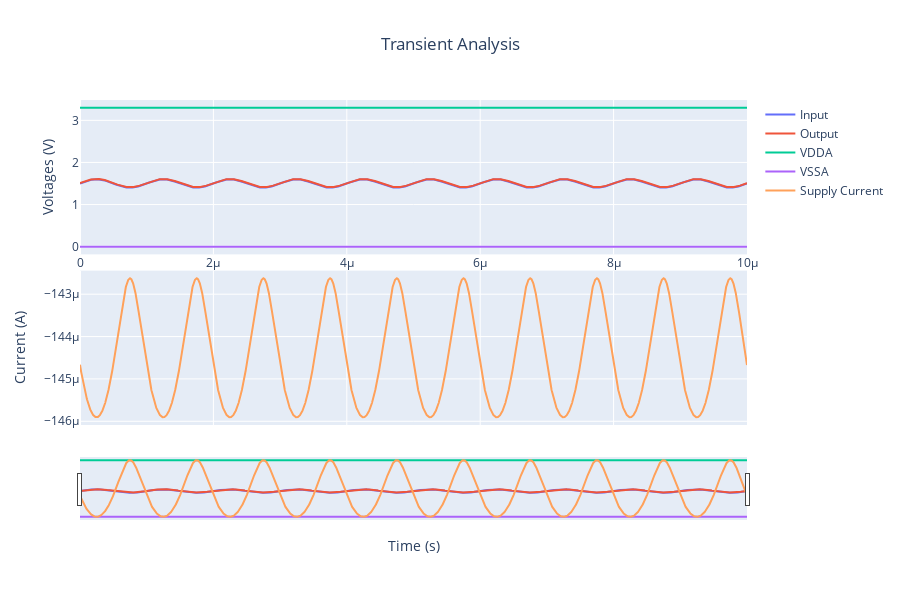

Here is the notebook cell this chart was saved with:
### Code cell
spice_file = "/foss/designs/simulations/tb_ota_5t/test_tran/results.raw"


data = y2p.load_spice_raw(spice_file)

for signal, _ in data.items():
    print(f"  - {signal}")

spec = y2p.PlotSpec.from_yaml("""
title: "Transient Analysis"

X:
  signal: "time"
  label: "Time (s)"

Y:
  - label: "Voltages (V)"
    signals:
      Input: "v(in)"
      Output: "v(out)"
      VDDA: "v(vdda)"
      VSSA: "v(vssa)"
      
  - label: "Current (A)"
    signals:
      Supply Current: "i(v_vdda)"

height: 600
show_rangeslider: true
""")

fig = y2p.plot(data, spec)

### Figure 1 — Plotly figure (JSON) as saved in the notebook; plotly's stock layout.template omitted (floating-point values rounded to 4 significant figures; data arrays with more than 128 entries replaced by an {"elided": "..."} marker saying what was removed)
{"data": [{"name": "Input", "type": "scatter", "x": {"elided": "10008 float values"}, "y": {"elided": "10008 float values"}, "yaxis": "y"}, {"name": "Output", "type": "scatter", "x": {"elided": "10008 float values"}, "y": {"elided": "10008 float values"}, "yaxis": "y"}, {"name": "VDDA", "type": "scatter", "x": {"elided": "10008 float values"}, "y": {"elided": "10008 float values"}, "yaxis": "y"}, {"name": "VSSA", "type": "scatter", "x": {"elided": "10008 float values"}, "y": {"elided": "10008 float values"}, "yaxis": "y"}, {"name": "Supply Current", "type": "scatter", "x": {"elided": "10008 float values"}, "y": {"elided": "10008 float values"}, "yaxis": "y2"}], "layout": {"dragmode": "zoom", "height": 600, "showlegend": true, "title": {"text": "Transient Analysis", "x": 0.5, "xanchor": "center"}, "xaxis": {"exponentformat": "SI", "fixedrange": false, "rangeslider": {"visible": true}, "showgrid": true, "title": {"text": "Time (s)"}}, "yaxis": {"anchor": "x", "domain": [0.525, 1], "exponentformat": "SI", "fixedrange": false, "showgrid": true, "title": {"text": "Voltages (V)"}}, "yaxis2": {"anchor": "x", "domain": [5.551e-17, 0.475], "exponentformat": "SI", "fixedrange": false, "showgrid": true, "title": {"text": "Current (A)"}}}}
